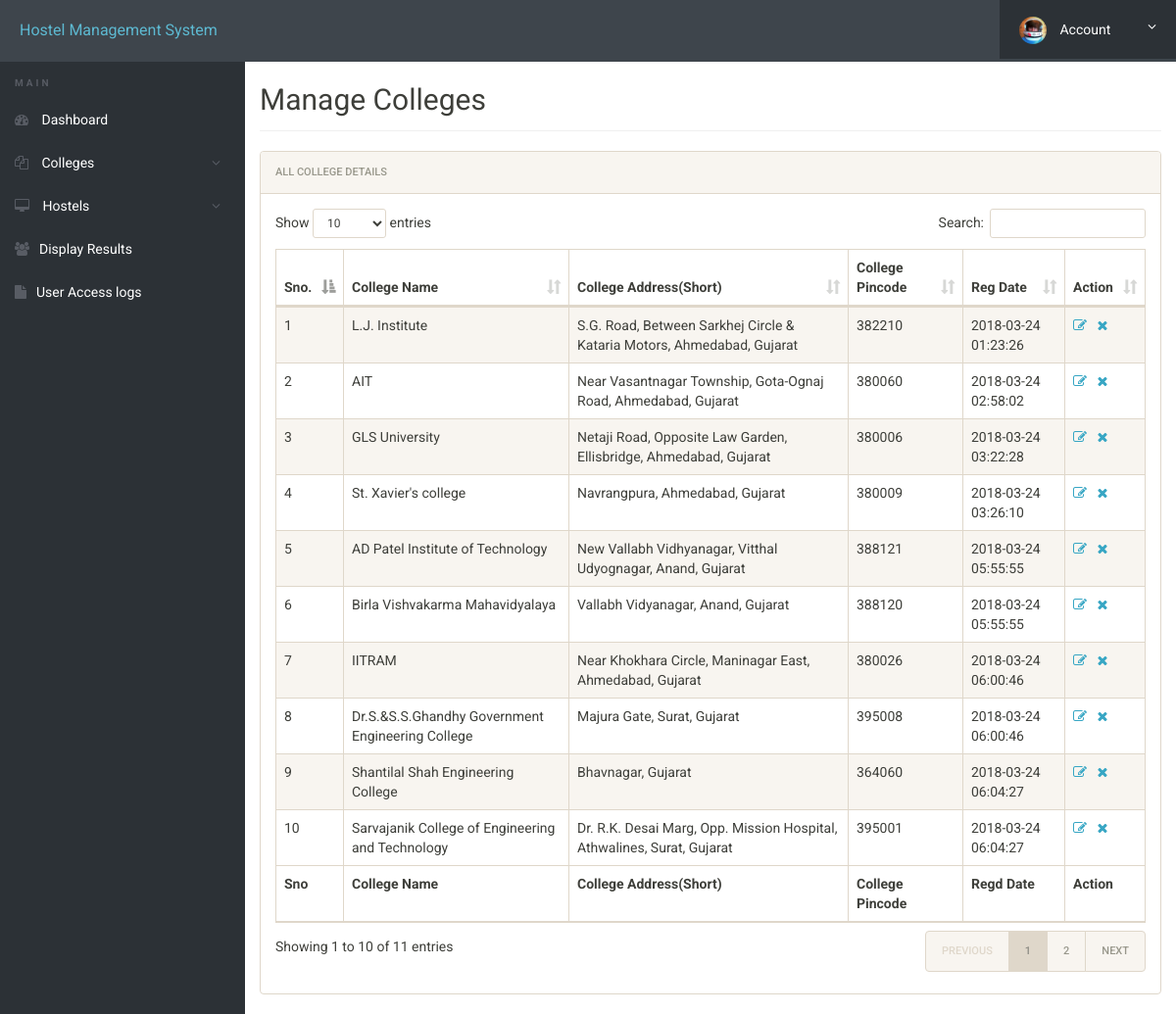
/admin/manage-courses.php (signed in), run on the app's committed database.
### tables this page shows
CREATE TABLE `college` (
  `cid` int(11) NOT NULL,
  `c_name` varchar(50) NOT NULL,
  `c_address` varchar(255) NOT NULL,
  `c_pincode` int(6) NOT NULL,
  `posting_date` timestamp NOT NULL DEFAULT CURRENT_TIMESTAMP
);

### admin/manage-courses.php (the view, shortened to what this page needs)
<?php
include('includes/config.php');
?>
<!doctype html>
<html lang="en" class="no-js">
<head>
	<link rel="stylesheet" href="css/font-awesome.min.css">
	<link rel="stylesheet" href="css/bootstrap.min.css">
	<link rel="stylesheet" href="css/dataTables.bootstrap.min.css">
	<link rel="stylesheet" href="css/bootstrap-social.css">
	<link rel="stylesheet" href="css/bootstrap-select.css">
	<link rel="stylesheet" href="css/fileinput.min.css">
	<link rel="stylesheet" href="css/awesome-bootstrap-checkbox.css">
	<link rel="stylesheet" href="css/style.css">
</head>
<body>
<br>
<br>
	<?php include('includes/header.php');?>
	<div class="ts-main-content">
			<?php include('includes/sidebar.php');?>
		<div class="content-wrapper">
			<div class="container-fluid">
				<div class="row">
					<div class="col-md-12">
						<h2 class="page-title">Manage Colleges</h2>
						<div class="panel panel-default">
							<div class="panel-heading">All College Details</div>
							<div class="panel-body">
								<table id="zctb" class="display table table-striped table-bordered table-hover" cellspacing="0" width="100%">
									<thead>
										<tr>
											<th>Sno.</th>
											<th>College Name</th>
											<th>College Address(Short)</th>
											<th>College Pincode</th>
											<th>Reg Date </th>
											<th>Action</th>
										</tr>
									</thead>
									<tfoot>
										<tr>
											<th>Sno</th>
											<th>College Name</th>
											<th>College Address(Short)</th>
											<th>College Pincode</th>
											<th>Regd Date</th>
											<th>Action</th>
										</tr>
									</tfoot>
									<tbody>
<?php
$ret="select * from college";
$stmt= $mysqli->prepare($ret) ;
$stmt->execute() ;
$res=$stmt->get_result();
$cnt=1;
while($row=$res->fetch_object())
	  {
	  	?>
<tr><td><?php echo $cnt;;?></td>
<td><?php echo $row->c_name;?></td>
<td><?php echo $row->c_address;?></td>
<td><?php echo $row->c_pincode;?></td>
<td><?php echo $row->posting_date;?></td>
<td><a href="edit-course.php?id=<?php echo $row->cid;?>"><i class="fa fa-edit"></i></a>&nbsp;&nbsp;
<a href="manage-courses.php?del=<?php echo $row->cid;?>" onclick="return confirm("Do you want to delete");"><i class="fa fa-close"></i></a></td>
										</tr>
									<?php
$cnt=$cnt+1;
									 } ?>
									</tbody>
								</table>
							</div>
						</div>
					</div>
				</div>
			</div>
		</div>
	</div>
</body>
</html>

### admin/includes/header.php (shortened to what this page needs)
<div class="brand clearfix">
		<a href="#" class="logo" style="font-size:16px;">Hostel Management System</a>
		<ul class="ts-profile-nav">
			<li class="ts-account">
				<a href="#"><img src="img/ts-avatar.jpg" class="ts-avatar hidden-side" alt=""> Account <i class="fa fa-angle-down hidden-side"></i></a>
			</li>
		</ul>
	</div>

### admin/includes/sidebar.php (shortened to what this page needs)
<nav class="ts-sidebar">
			<ul class="ts-sidebar-menu">
				<li class="ts-label">Main</li>
				<li><a href="dashboard.php"><i class="fa fa-dashboard"></i> Dashboard</a></li>
					<li><a href="#"><i class="fa fa-files-o"></i> Colleges</a>
				</li>
					<li><a href="#"><i class="fa fa-desktop"></i> Hostels</a>
				</li>
				<li><a href="manage-students.php"><i class="fa fa-users"></i>Display Results</a></li>
				<li><a href="access-log.php"><i class="fa fa-file"></i>User Access logs</a></li>
		</nav>

### admin/css/style.css (style rules this page uses)
html { font-size: 14px; }
@media only screen and (min-width: 480px) { html { font-size: 17px; } }
@media only screen and (min-width: 768px) { html { font-size: 14px; } }
body { font-size: 1em; }
a { color: #37a6c4; }
.panel { overflow: hidden; }
ul, li { margin: 0; padding: 0; list-style: none; }
.page-title { padding-bottom: 15px; margin-bottom: 20px; border-bottom: 1px solid #f0f0f0; }
.brand { background: #3e454c; position: relative; z-index: 3; position: fixed; width: 100%; top: 0; }
.brand .logo { box-sizing: border-box; padding: 20px; float: left; display: block; width: 200px; }
@media only screen and (min-width: 992px) { .brand .logo { width: 250px; } }
.brand .ts-profile-nav { float: right; display: none; }
.brand .ts-profile-nav li { float: left; position: relative; }
.brand .ts-profile-nav li a { display: block; padding: 20px; color: #fff; }
.brand .ts-profile-nav .ts-account .fa-angle-down { float: right; }
.brand .ts-profile-nav .ts-account > a { width: 180px; background: #2c3136; }
.brand .ts-profile-nav .ts-account .ts-avatar { border-radius: 50%; height: 28px; margin: -10px 0; margin-right: 10px; }
@media only screen and (min-width: 992px) { .brand .ts-profile-nav { display: block; } }
.ts-sidebar { background: #2c3136; max-height: 0; transition: max-height 0.3s; overflow: hidden; position: fixed; z-index: 2; width: 100%; bottom: 0; top: 60px; overflow-y: auto; }
@media only screen and (min-width: 992px) { .ts-sidebar { max-height: 100%; bottom: 0; } }
.ts-sidebar-menu .ts-label { color: #585c64; font-weight: bold; padding: 8px 15px; text-transform: uppercase; font-size: 10px; letter-spacing: 3px; margin-top: 10px; }
.ts-sidebar-menu a { display: block; text-decoration: none; padding: 12px 15px; color: #fff; }
.ts-sidebar-menu li { position: relative; }
.ts-sidebar-menu li i { color: #585c64; margin-right: 10px; }
.ts-main-content .content-wrapper { padding-top: 15px; margin-top: 10px; }
@media only screen and (min-width: 992px) { .ts-main-content .ts-sidebar { width: 250px; float: left; } }
@media only screen and (min-width: 992px) { .ts-main-content .content-wrapper { margin-left: 250px; } }

### data on the page
college: c_name "L.J. Institute", c_address "S.G. Road, Between Sarkhej Circle & Kataria Motors, Ahmedabad, Gujarat", c_pincode "382210", posting_date "2018-03-24 01:23:26"
college: c_name "AIT", c_address "Near Vasantnagar Township, Gota-Ognaj Road, Ahmedabad, Gujarat", c_pincode "380060", posting_date "2018-03-24 02:58:02"
college: c_name "GLS University", c_address "Netaji Road, Opposite Law Garden, Ellisbridge, Ahmedabad, Gujarat", c_pincode "380006", posting_date "2018-03-24 03:22:28"
college: c_name "St. Xavier's college", c_address "Navrangpura, Ahmedabad, Gujarat", c_pincode "380009", posting_date "2018-03-24 03:26:10"
college: c_name "AD Patel Institute of Technology", c_address "New Vallabh Vidhyanagar, Vitthal Udyognagar, Anand, Gujarat", c_pincode "388121", posting_date "2018-03-24 05:55:55"
college: c_name "Birla Vishvakarma Mahavidyalaya", c_address "Vallabh Vidyanagar, Anand, Gujarat", c_pincode "388120", posting_date "2018-03-24 05:55:55"
college: c_name "IITRAM", c_address "Near Khokhara Circle, Maninagar East, Ahmedabad, Gujarat", c_pincode "380026", posting_date "2018-03-24 06:00:46"
college: c_name "Dr.S.&S.S.Ghandhy Government Engineering College", c_address "Majura Gate, Surat, Gujarat", c_pincode "395008", posting_date "2018-03-24 06:00:46"
college: c_name "Shantilal Shah Engineering College", c_address "Bhavnagar, Gujarat", c_pincode "364060", posting_date "2018-03-24 06:04:27"
college: c_name "Sarvajanik College of Engineering and Technology", c_address "Dr. R.K. Desai Marg, Opp. Mission Hospital, Athwalines, Surat, Gujarat", c_pincode "395001", posting_date "2018-03-24 06:04:27"
